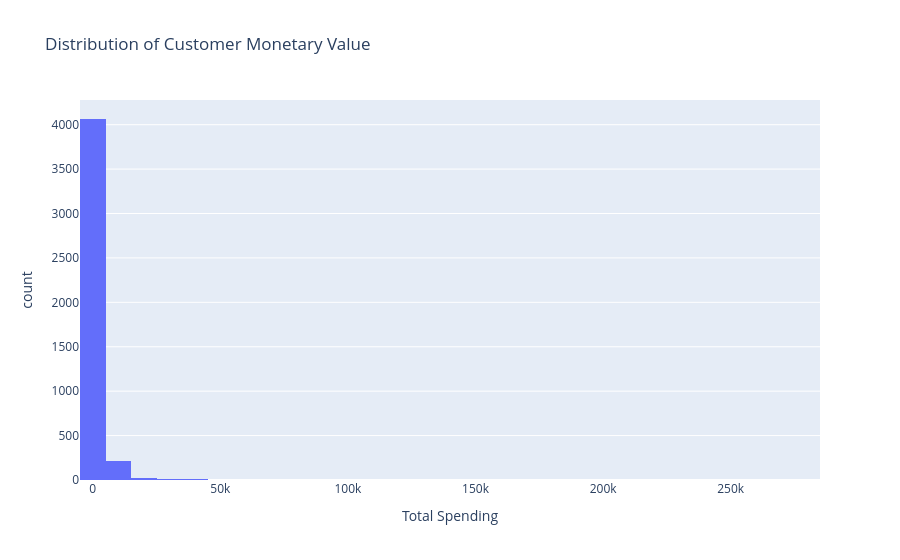

Source (notebook cell):
### Code cell
fig = px.histogram(
    rfm,
    x="Monetary",
    nbins=50,
    title="Distribution of Customer Monetary Value",
    labels={"Monetary": "Total Spending"}
)

fig.show()

### Figure 1 — Plotly figure (JSON) as saved in the notebook; plotly's stock layout.template omitted (floating-point values rounded to 4 significant figures; data arrays with more than 128 entries replaced by an {"elided": "..."} marker saying what was removed)
{"data": [{"bingroup": "x", "hovertemplate": "Total Spending=%{x}<br>count=%{y}<extra></extra>", "legendgroup": "", "marker": {"color": "#636efa", "pattern": {"shape": ""}}, "name": "", "nbinsx": 50, "orientation": "v", "showlegend": false, "type": "histogram", "x": {"elided": "4338 float values"}, "xaxis": "x", "yaxis": "y"}], "layout": {"barmode": "relative", "legend": {"tracegroupgap": 0}, "title": {"text": "Distribution of Customer Monetary Value"}, "xaxis": {"anchor": "y", "domain": [0, 1], "title": {"text": "Total Spending"}}, "yaxis": {"anchor": "x", "domain": [0, 1], "title": {"text": "count"}}}}
